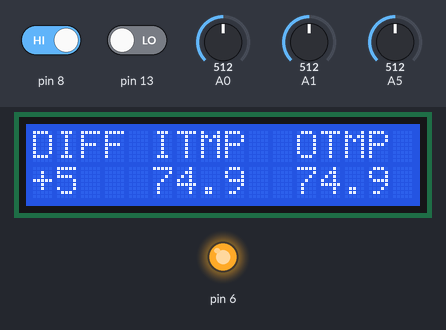
Recording of a sketch running on a simulated Arduino Nano, built with avr-gcc and run on an emulated ATmega328P. On the bench: 16×2 character LCD, output pins drawn as LEDs (lit = HIGH). Inputs (shaded band) come from the test bench; at power-on: pin 8 HIGH, A0 = 512, A1 = 512, pin 13 LOW, A5 = 512. What the sketch prints to the serial monitor is not drawn.

Above: at 1.2 s.
1.3 s: pin 8 driven LOW
At 3.1 s:
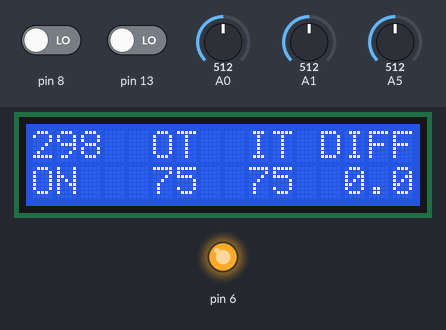
4.1 s: A0 set to 716
At 6.1 s:
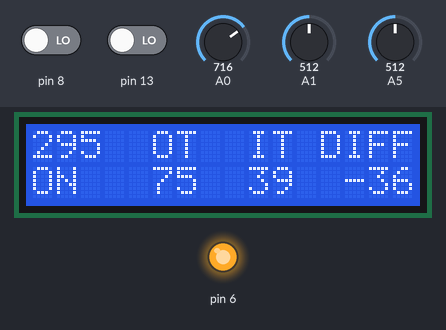
6.2 s: A1 set to 716
At 7.7 s:
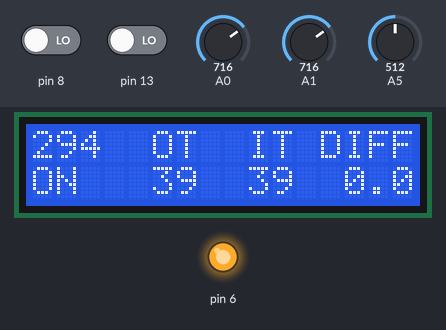
8.3 s: A0 set to 900
At 10.2 s:
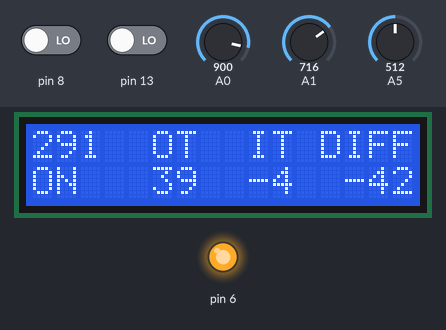
10.3 s: A1 set to 900
At 12.3 s:
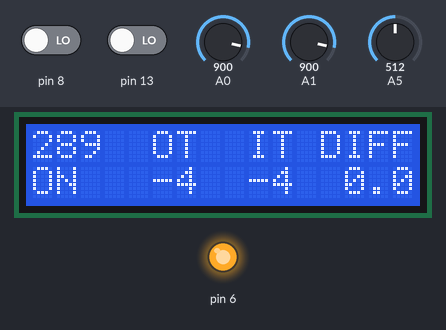
12.4 s: pin 8 driven HIGH
At 14.3 s:
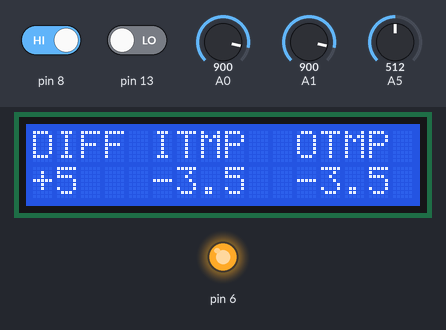
Timing chart, 0 to 15.8 s (numbered marks = the images above; inputs shaded):
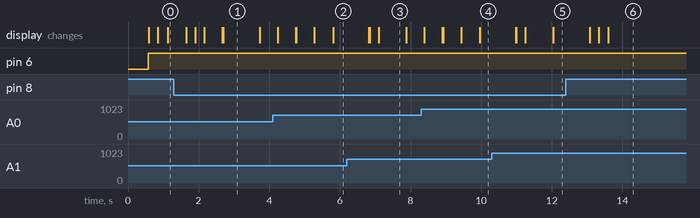

Measured:
- after the input at 1.3 s, the display: first changes after 0.35 s (image 1 shows a later state)
- after the input at 12.4 s, the display: first changes after 0.67 s (image 6 shows a later state)
- what the display in image 1 shows lasts 1.0 s, from 2.7 s to 3.7 s
- what the display in image 3 shows lasts 0.8 s, from 7.1 s to 7.9 s

The sketch:

shop_heat.ino
```cpp
/*
This program is designed to run a heating system to maintain reasonable temperatures in an outdoor shop or to prevent condensation.
It runs on an arduino nano microcontroller, which can be programmed from a laptop or pc.

This program controls one output, in this case a heater, based on two inputs, in this case temperature sensors.
Inside its main loop, there are two sections, a Control section and a Screen section.
The computor will continually run the screen section until it is notified by means of a built in timer that a desired amount of time has passed.
It will then enter the control section, and decide if the heater should be on or off.
Then it will reset the timer and return to looping through the screen section until the timer is tripped again.

The device has two modes, Heat, and Offset. You can change between modes with the central mode switch on the box.
In Heat mode the controller will maintain a desired temperature setting.
In Offset mode the controller will keep the temperature a set amount above the outside temperature. This prevents
the shop temp from falling below the outside temp when it warms up in the spring. If the shop is colder than the
outside air when someone enters the shop the warm air from outside will rush in and condense on the cold tools inside.
The heat and offset settings are adjusted with the knobs on either side of the mode switch.

The box has an outlet built in, allowing the use of any standard space heater as a heat source.
The device can be turned on and off with the switch next to the outlet.
There is a replaceable 6 amp fuse underneath the outlet to protect the circuit.
There are two temperature sensors attached to the box. The inside senser should be placed
in a central location in whatever area you are trying to heat. The outside sensor should be put
outside of the area you are trying to heat.

The switch on the left of the box toggles a status screen on and off. The status screen shows a countdown
with the time until the next control, whether the heater is on or off, both temp readings, and the current difference between them.
*/


// define global variables for dials and the timer.
int heatdialval;
int offsetdialval;
long int lastcontrolTime = millis();
unsigned long elapsedtime;
bool controlflag = true;// A "Flag" that is turned on if the timer has run down.
long waitperiod = 300000;// The amount of time between controls in milliseconds.


#include <LiquidCrystal.h>
// initialize the 1602 LCD library by associating any needed LCD interface pin
// with the arduino pin number it is connected to
const int rs = 12, en = 11, d4 = 5, d5 = 4, d6 = 3, d7 = 2;
LiquidCrystal lcd(rs, en, d4, d5, d6, d7);


// put your setup code here, to run once:
void setup() {
Serial.begin(9600);

  //define inputs and outputs
  pinMode(13, INPUT);
  pinMode(8, INPUT);
  pinMode(6, OUTPUT);

// set up the LCD's number of columns and rows:
lcd.begin(16, 2);

}//end of setup


void loop() {

// define variables for both switches.
int modeswitchValue = digitalRead(13);
int statusswitchValue = digitalRead(8);


Serial.println("At Beginning of Loop");

if (controlflag == true){
// Enter Control Section
Serial.print("In Control Section");
      if (modeswitchValue == HIGH){
      //Enter Heat Mode if the switch is on Heat.
      Serial.println("    Heat");
      heatdialval  = (((analogRead(A3))/(40.92))+50);
             if (intempread() <= (heatdialval)){              //compare the temp to the heat dial setting.
               digitalWrite(6, HIGH);                    //Turn the heater on.
             }
             else{
             digitalWrite(6, LOW);            //Turn the heater off.
             }
      }
      else {
      // Enter Offset Mode if the switch is on Offset.
      Serial.println("    Offset");
      offsetdialval = ((analogRead(A5))/(102.3));
            //compare the temp to the offset dial setting.
            if (intempread() <= (outtempread()+offsetdialval)){
            digitalWrite(6, HIGH);          //Turn the heater on.
            }
            else{
            digitalWrite(6, LOW);         //Turn the heater off.
            }
      }

//Change controlflag to false and set lastcontrolTime to equal count. (Turn the flag off and reset the timer.)
lastcontrolTime = millis();
controlflag = false;
}

else{
//enter Screen Section
Serial.print("In Screen Section");
      if (statusswitchValue == LOW){
      Serial.println("    Status");
      statusscreen();         //Run the status screen function if the status switch is on.

      }
      else if (modeswitchValue == HIGH){
      Serial.println("    Heat");
      heatmodescreen();       //Run the heat screen function if the mode switch is on heat.

      }
      else{
      Serial.println("    Offset");
      offsetmodescreen();       //Run the offset screen function if the mode switch is on offset.

      }
}


//Change controlflag if needed based on time since last control.(turn the flag on if the timer has run down.)
elapsedtime = (millis() - (lastcontrolTime));
if (elapsedtime > waitperiod){
controlflag = true;}


//Info prints for diagnostics
Serial.print("Time until next control - ");
Serial.println((waitperiod/1000)-((elapsedtime)/1000));


}//end of loop


// Temp and Screen Functions

//------------------------------------------------------------------------
//Inside temp function to convert information from the sensor.

double intempread(){
  double tempF;
 // which analog pin to connect
 pinMode(A0, INPUT);
// resistance at 25 degrees C
const int THERMISTORNOMINAL = 8430;
// temp. for nominal resistance (almost always 25 C)
const int TEMPERATURENOMINAL = 25;
// how many samples to take and average, more takes longer
// but is more 'smooth'
const int NUMSAMPLES = 25;
// The beta coefficient of the thermistor (usually 3000-4000)
const int BCOEFFICIENT = 3435;
// the value of the 'other' resistor
const int SERIESRESISTOR = 8800;

 uint16_t samples[NUMSAMPLES];
analogReference(EXTERNAL);

 uint8_t i;
  float average;

  // take N samples in a row, with a slight delay
  for (i=0; i< NUMSAMPLES; i++) {
   samples[i] = analogRead(A0);
   delay(10);
  }

  // average all the samples out
  average = 0;
  for (i=0; i< NUMSAMPLES; i++) {
     average += samples[i];
  }
  average /= NUMSAMPLES;

  // convert the value to resistance
  average = 1023 / average - 1;
  average = SERIESRESISTOR / average;
 // Serial.print("Thermistor resistance ");
 // Serial.println(average);

  float steinhart;
  steinhart = average / THERMISTORNOMINAL;     // (R/Ro)
  steinhart = log(steinhart);                  // ln(R/Ro)
  steinhart /= BCOEFFICIENT;                   // 1/B * ln(R/Ro)
  steinhart += 1.0 / (TEMPERATURENOMINAL + 273.15); // + (1/To)
  steinhart = 1.0 / steinhart;                 // Invert
  steinhart -= 273.15;                         // convert to C

  tempF  = ((steinhart * 1.8) + 32.0);


return tempF;
}


//------------------------------------------------------------------------
//Outside temp function to convert information from the sensor

double outtempread(){
  double tempF;
 // which analog pin to connect
 pinMode(A1, INPUT);
// resistance at 25 degrees C
const int THERMISTORNOMINAL = 8430;

// temp. for nominal resistance (almost always 25 C)
const int TEMPERATURENOMINAL = 25;
// how many samples to take and average, more takes longer
// but is more 'smooth'
const int NUMSAMPLES = 25;
// The beta coefficient of the thermistor (usually 3000-4000)
const int BCOEFFICIENT = 3435;
// the value of the 'other' resistor
const int SERIESRESISTOR = 8800;

 uint16_t samples[NUMSAMPLES];
analogReference(EXTERNAL);

 uint8_t i;
  float average;

  // take N samples in a row, with a slight delay
  for (i=0; i< NUMSAMPLES; i++) {
   samples[i] = analogRead(A1);
   delay(10);
  }

  // average all the samples out
  average = 0;
  for (i=0; i< NUMSAMPLES; i++) {
     average += samples[i];
  }
  average /= NUMSAMPLES;

  //Serial.print("Average analog reading ");
  //Serial.println(average);

  // convert the value to resistance
  average = 1023 / average - 1;
  average = SERIESRESISTOR / average;


  float steinhart;
  steinhart = average / THERMISTORNOMINAL;     // (R/Ro)
  steinhart = log(steinhart);                  // ln(R/Ro)
  steinhart /= BCOEFFICIENT;                   // 1/B * ln(R/Ro)
  steinhart += 1.0 / (TEMPERATURENOMINAL + 273.15); // + (1/To)
  steinhart = 1.0 / steinhart;                 // Invert
  steinhart -= 273.15;                         // convert to C

  tempF  = ((steinhart * 1.8) + 32.0);

//Serial.println(tempF);
return tempF;
}


//------------------------------------------------------------------------
//Status screen function.

  void statusscreen (){
bool heatpinstatus = digitalRead(6);
// Check output status

lcd.setCursor(0, 0);
lcd.print("     OT  IT DIFF");

lcd.setCursor(0, 0);
lcd.print((waitperiod/1000)-((elapsedtime)/1000));

lcd.setCursor(0, 1);
lcd.print("   ");

lcd.setCursor(0, 1);
if (heatpinstatus == 1){lcd.print("ON");}
else{lcd.print("OFF");}

lcd.setCursor(5, 1);
lcd.print(outtempread(),0);

lcd.setCursor(7, 1);
lcd.print("  ");


lcd.setCursor(9, 1);
lcd.print(intempread(),0);

lcd.setCursor(11, 1);
lcd.print("  ");


lcd.setCursor(13, 1);
lcd.print((intempread()-outtempread()));
//print to lcd
  }

//------------------------------------------------------------------------
//Heat screen function

  void heatmodescreen(){
heatdialval  = (((analogRead(A3))/(40.92))+50);
bool heatpinstatus = digitalRead(6);
//Check value of dial and output status.

lcd.setCursor(0, 0);
lcd.print("HEAT Goal curTMP");

lcd.setCursor(0, 1);
lcd.print("   ");

lcd.setCursor(0, 1);
if (heatpinstatus == 1){lcd.print("ON");}
else{lcd.print("OFF");}

lcd.setCursor(5, 1);
lcd.print(heatdialval);

lcd.setCursor(7, 1);
lcd.print("    ");

lcd.setCursor(11, 1);
lcd.print(intempread(),1);

lcd.setCursor(15, 1);
lcd.print("  ");
//print to lcd

}

//------------------------------------------------------------------------
//Offset screen function

  void offsetmodescreen(){
offsetdialval = ((analogRead(A5))/(102.3));
//Check dial value

lcd.setCursor(0, 0);
lcd.print("DIFF ITMP  OTMP ");

lcd.setCursor(0, 1);
lcd.print("+  ");

lcd.setCursor(1, 1);
lcd.print(offsetdialval);

lcd.setCursor(5, 1);
lcd.print(intempread(), 1);

lcd.setCursor(9, 1);
lcd.print("  ");

lcd.setCursor(11, 1);
lcd.print(outtempread(),1);

lcd.setCursor(15, 1);
lcd.print("  ");
//print to lcd
}
```
